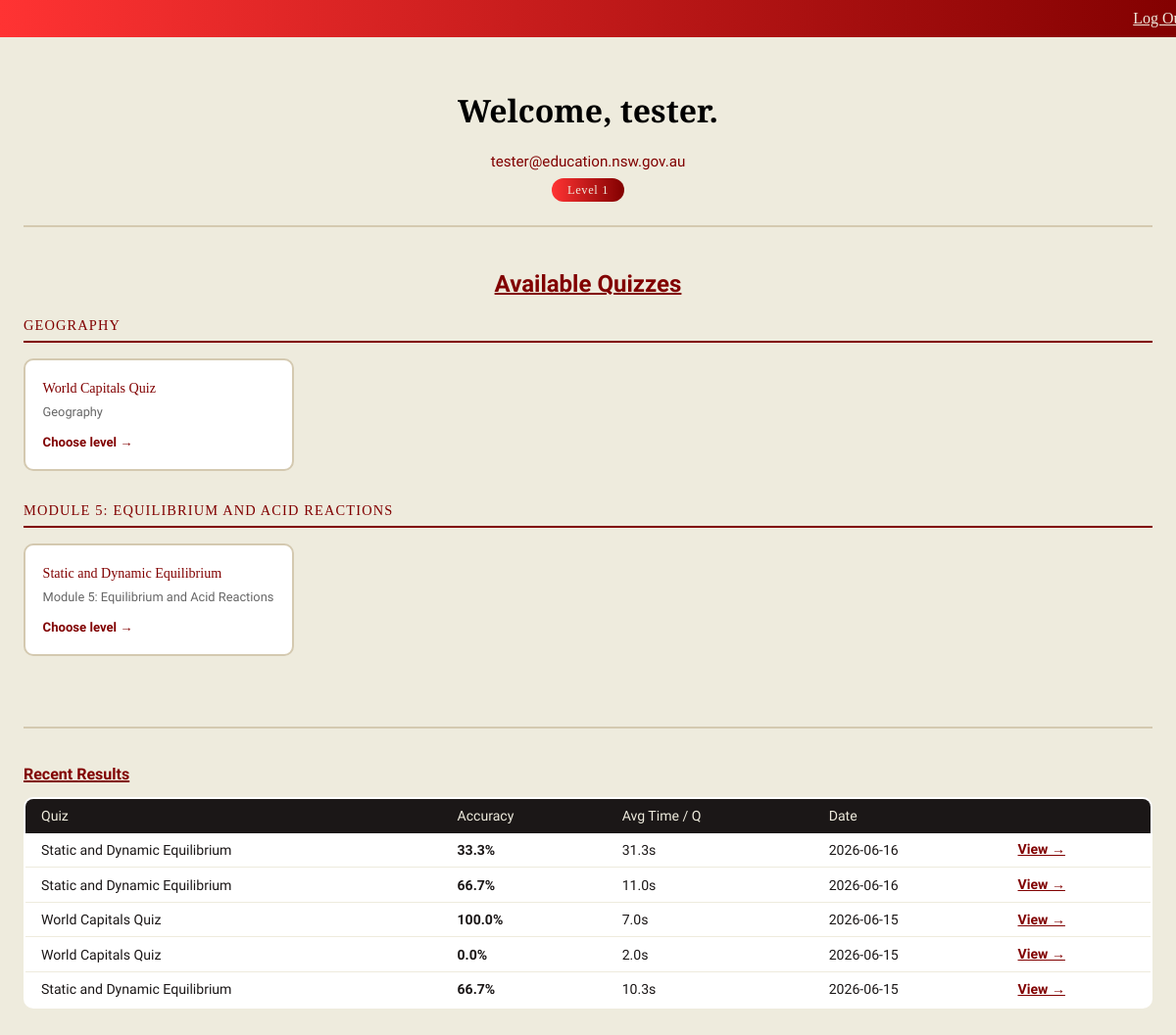
The page /dashboard (signed in) on the database as committed earlier.
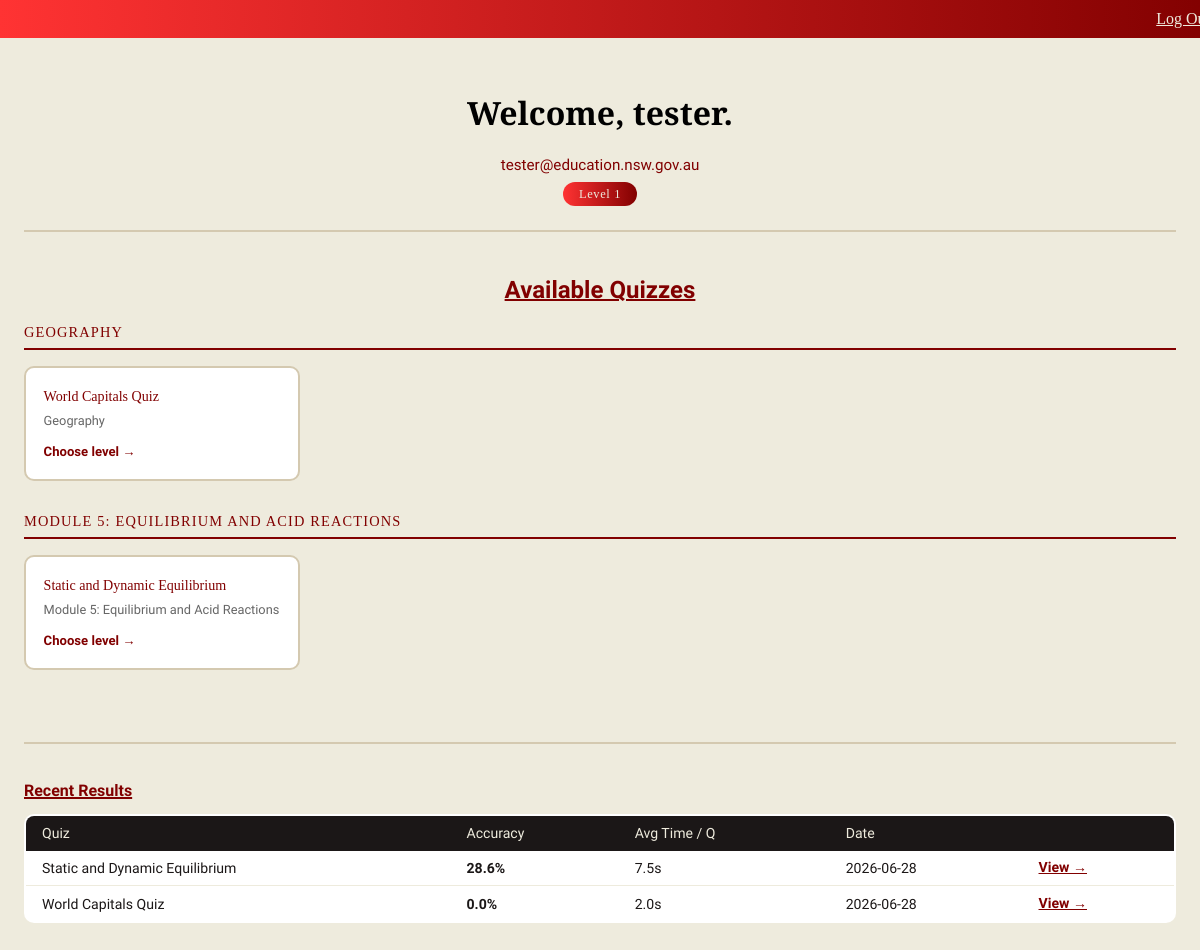
The same page on the database as committed later.
### tables this page shows
CREATE TABLE results (
    id INTEGER PRIMARY KEY AUTOINCREMENT,
    user_id INTEGER NOT NULL,
    quiz_id INTEGER NOT NULL,
    score REAL,
    accuracy REAL,
    avg_time REAL,
    wrong_questions TEXT,
    written_answers TEXT,
    written_marks TEXT,
    marking_complete INTEGER DEFAULT 0,
    date TEXT,
    FOREIGN KEY (user_id) REFERENCES users(id));

### app.py (the view)
@app.route('/dashboard')
def home():
    if 'user_id' not in session:
        return redirect(url_for('login'))
    if session.get('is_admin'):
        return redirect(url_for('teacher_home'))
    login_conn = sqlite3.connect('database/LoginData.db')
    login_cursor = login_conn.cursor()
    login_cursor.execute('SELECT first_name, last_name, email, level FROM users WHERE id=?', (session['user_id'],))
    user = login_cursor.fetchone()
    try:
        login_cursor.execute('''
            SELECT id, quiz_id, accuracy, avg_time, date
            FROM results WHERE user_id = ?
            ORDER BY date DESC LIMIT 5
        ''', (session['user_id'],))
        recent_raw = login_cursor.fetchall()
    except Exception:
        recent_raw = []
    login_conn.close()
    q_conn = sqlite3.connect('database/Questions.db')
    q_cursor = q_conn.cursor()
    recent = []
    for r in recent_raw:
        quiz = q_cursor.execute('SELECT name FROM quizzes WHERE id=?', (r[1],)).fetchone()
        quiz_name = quiz[0] if quiz else 'Unknown Quiz'
        recent.append({'result_id': r[0], 'quiz_name': quiz_name,
                       'accuracy': r[2], 'avg_time': r[3], 'date': r[4]})
    quizzes = q_cursor.execute('SELECT id, name, topic, level FROM quizzes ORDER BY topic, name').fetchall()
    q_conn.close()
    topics = {}
    for quiz in quizzes:
        topic = quiz[2]
        if topic not in topics:
            topics[topic] = []
        topics[topic].append(quiz)
    return render_template('dashboard.html',
        first_name=user[0], last_name=user[1], email=user[2],
        user_level=user[3] if user[3] else 1,
        topics=topics,
        recent=recent)

### templates/dashboard.html (shortened to what this page needs)
<!DOCTYPE html>
<html lang="en">
<head>
    <link rel="stylesheet" type="text/css" href="{{ url_for('static', filename='main.css') }}">
</head>
<body>
    <div class="banner">
        <div class="banner-content">
            <a href="{{ url_for('logout') }}">Log Out</a>
        </div>
    </div>
    <div class="welcome-section">
        <h1>Welcome, {{ first_name }}.</h1>
        <p class="welcome-sub">{{ email }}</p>
        <span class="level-pill">Level {{ user_level }}</span>
    </div>
    <hr class="divider">
    {% if topics %}
    <div class="topics-wrap">
        <h2>Available Quizzes</h2>
        {% for topic, quizzes in topics.items() %}
        <div class="topic-group">
            <div class="topic-heading">{{ topic }}</div>
            <div class="quiz-grid">
                {% for quiz in quizzes %}
                <a href="{{ url_for('select_level', quiz_id=quiz[0]) }}" class="quiz-card">
                    <div class="quiz-card-name">{{ quiz[1] }}</div>
                    <div class="quiz-card-topic">{{ quiz[2] }}</div>
                    <div class="quiz-card-arrow">Choose level →</div>
                </a>
                {% endfor %}
            </div>
        </div>
        {% endfor %}
    </div>
    {% else %}
    <div class="no-quizzes"><p>No quizzes available yet. Check back soon.</p></div>
    {% endif %}
    {% if recent %}
    <hr class="divider">
    <div class="recent-section">
        <h2>Recent Results</h2>
        <table class="recent-table">
            <thead>
                <tr>
                    <th>Quiz</th><th>Accuracy</th><th>Avg Time / Q</th><th>Date</th><th></th>
                </tr>
            </thead>
            <tbody>
            {% for r in recent %}
            <tr>
                <td>{{ r.quiz_name }}</td>
                <td class="{% if r.accuracy >= 80 %}accuracy-good{% elif r.accuracy >= 50 %}accuracy-mid{% else %}accuracy-low{% endif %}">{{ r.accuracy }}%</td>
                <td>{{ r.avg_time }}s</td>
                <td>{{ r.date }}</td>
                <td><a href="{{ url_for('results', result_id=r.result_id) }}" class="view-link">View →</a></td>
            </tr>
            {% endfor %}
            </tbody>
        </table>
    </div>
    {% endif %}
</body>
</html>

Rows that differ between the two databases and show on the page:
removed results: quiz_name "Static and Dynamic Equilibrium", accuracy "33.3", avg_time "31.3", date "2026-06-16"
removed results: quiz_name "Static and Dynamic Equilibrium", accuracy "66.7", avg_time "11.0", date "2026-06-16"
removed results: quiz_name "World Capitals Quiz", accuracy "0.0", avg_time "2.0", date "2026-06-15"
removed results: quiz_name "Static and Dynamic Equilibrium", accuracy "66.7", avg_time "10.3", date "2026-06-15"
now on this page (row edited): results: quiz_name "Static and Dynamic Equilibrium", accuracy "28.6", avg_time "7.5", date "2026-06-28"
changed results (number 2 of 2 on the later page): accuracy "100.0" → "0.0"; avg_time "7.0" → "2.0"; date "2026-06-15" → "2026-06-28"
